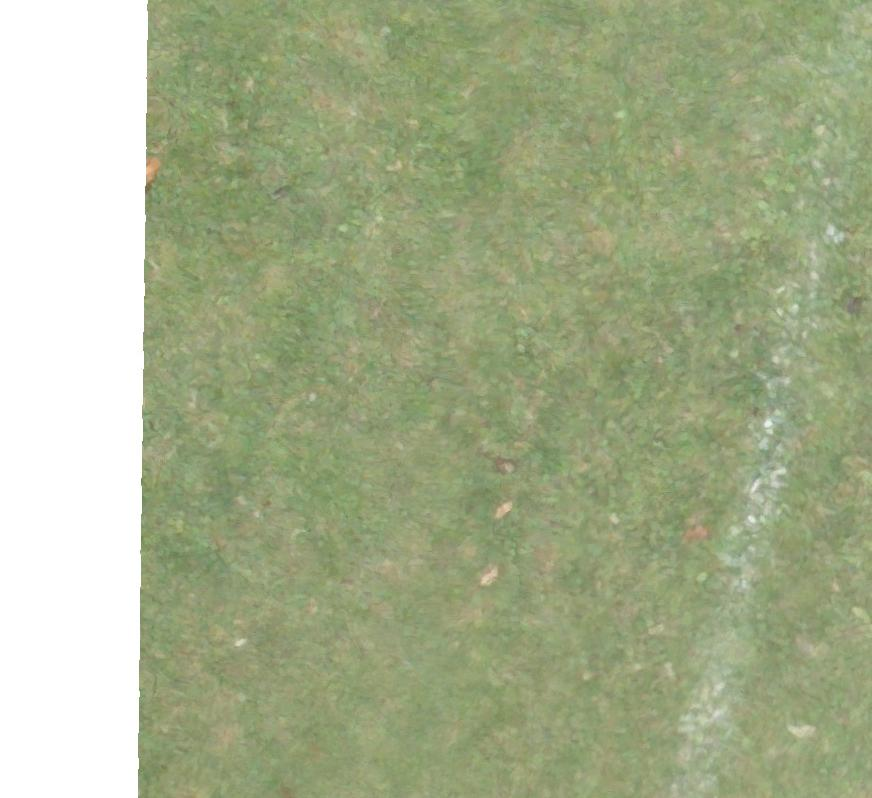
#> input picture BinghamtonDataset/train/images/M600_191105_F01_RGB_jpg.rf.03651152ba5020c073efd7790941d8b8.jpg, 872 x 798 px; its folder holds only this picture in this run
$ jupyter execute --allow-errors 'Comparing YOLOv5 Models.ipynb'   (shell and % lines are left out)
#> lines starting #> are read from the running program, lines starting #| are printed output that depends on the picture
# Imports and Setup

[cell 1]
import pandas as pd
import numpy as np
import matplotlib.pyplot as plt

[cell 2]
# for easily switching between classmates, we set up a computer_name variable and all used a uniform folder structure within
import os
computer_name = 'JoelAndersonDig'
os.chdir(f'C:\\Users\\{computer_name}')

# Installation Requirements and Environments
The following sets up environments and installs required packages.
## Requirements
To run YOLOv5, you need to have PyTorch installed, ideally with CUDA support for hardware acceleration via GPU. Next, you need to clone YOLOv5's git repository. Finally, you need to install the requirements.txt file from the YOLOv5 repo. That is a broad outline of what is needed to run YOLOv5.
## Our Steps
The following shows the steps we took to run this locally. *Note that we started out with Google Colab for this project but we had a cumulative over 24 hours of GPU processing for this project so we had to move our project to our local computers for the processing.*
The following commands may or may not work out of the box depending on the package managers you use for Python and the local environments you have set up.

[cell 3]
# !conda create -n yolov5 python=3.9

[cell 4]
# !pip install ipykernel

[cell 5]
# !python -m ipykernel install --user --name yolov5 --display-name "yolov5"

[cell 6]
# !pip install torch torchvision torchaudio --extra-index-url https://download.pytorch.org/whl/cu117

[cell 7]
# !git clone https://github.com/ultralytics/yolov5

[cell 8]
# !pip install -qr yolov5/requirements.txt  # install requirements for yolov5

[cell 9]
os.chdir('yolov5')

# Inspecting Images
Before we do much work on the images, let's explore what the raw images look like.

[cell 10]
import glob
image_paths = glob.glob('data\\otherdata\\train\\images\\*.jpg')

import matplotlib.image as mpimg

plt.figure(figsize=(8, 8))
for ctr, file_path in enumerate(image_paths[:4]):
    plt.subplot(2, 2, ctr + 1)
    image = mpimg.imread(os.path.join(file_path))
#> image is the input picture: shape (798, 872, 3); mean R, G, B 164.7, 174.6, 139.5
    plt.imshow(image)
    plt.axis('off')
    plt.title(f'Training Image {ctr+1}')

plt.show()

# Fine-tuning a YOLOv5 Model Using visDrone
As per YOLOv5's official documentation, we fine-tune visDrone using the maximum batch size our GPU supports using --batch -1.
We use 300 epochs using YOLOv5's SGD optimizer and their default recemmended learning rate (0.01), decay (0.0005) and momentum (0.937) with 3 warmup epochs.

[cell 11]
# fine-tune training YOLOv5 small
# !python train.py --img 640 --batch -1 --epochs 200 --data VisDrone.yaml --weights yolov5s.pt --name PTvisDroneSmall

[cell 12]
# fine-tune training YOLOv5 large
# !python train.py --img 640 --batch -1 --epochs 200 --data VisDrone.yaml --weights yolov5l.pt --name PTvisDroneLarge

#> (a cell that did not finish here is left out)

#> (a cell that did not finish here is left out)

#> (a cell that did not finish here is left out)

[cell 16]
# create function to calculate f1 score
def f1_scores(precision_vector, recall_vector):
    fs=[]
    for i in range(len(precision_vector)):
        fs.append(2* (precision_vector[i] * recall_vector[i])/(precision_vector[i] + recall_vector[i]))
    return fs

#> (a cell that did not finish here is left out)

[cell 18]
plt.figure(figsize=(12,8))
plt.subplot(2,3,1)
#> (the rest of this cell did not finish here and is left out)

# Fine-tuning a YOLOv5 Model using the Binghamton Landmine Dataset

[cell 19]
# fine-tune training YOLOv5 small using visDrone pre-trained weights
# python train.py --img 640 --batch 4 --epochs 150 --data Binghamton.yaml --weights runs/train/PTvisDroneSmall/weights/best.pt --name visDroneSmall

[cell 20]
# fine-tune training YOLOv5 large using visDrone pre-trained weights
# !python train.py --img 640 --batch 4 --epochs 150 --data Binghamton.yaml --weights runs/train/PTvisDroneLarge/weights/best.pt --name visDroneLarge

[cell 21]
# fine-tune training YOLOv5 small using COCO pre-trained weights
# !python train.py --img 640 --batch 4 --epochs 150 --data Binghamton.yaml --weights yolov5s.pt --name COCOSmall

[cell 22]
# fine-tune training YOLOv5 large using COCO pre-trained weights
# !python train.py --img 640 --batch 4 --epochs 150 --data Binghamton.yaml --weights yolov5l.pt --name COCOLarge

#> (a cell that did not finish here is left out)

#> (a cell that did not finish here is left out)

## COCO Small vs. Large

[cell 25]
plt.figure(figsize=(12,8))
plt.subplot(2,3,1)
#> (the rest of this cell did not finish here and is left out)

## VisDrone Small vs. Large

[cell 26]
plt.figure(figsize=(12,8))
plt.subplot(2,3,1)
#> (the rest of this cell did not finish here and is left out)

## Moving Average with the Above Combined
With fewer training images, we have jagged plots, so we use a moving average to smooth out the plots to make them more interpretable.
This may not help much so we didn't include it in our final report.

[cell 27]
# define moving average function with a default of 5 steps
def moving_average(x, w=5):
    return np.convolve(x, np.ones(w), 'valid') / w

[cell 28]
plt.figure(figsize=(12,8))
plt.subplot(2,3,1)
#> (the rest of this cell did not finish here and is left out)

# Comparing Results
The output below shows results for ksf-casing and pfm-1 classes. These refer to cassetes (large objects that distribute landmines while flying through the air) and pfm-1 (the landmines we are specifically trying to predict). We analyze the results for pfm-1s.

[cell 29]
# pulling results from 'test' images from above output for pfm-1
final_results = pd.DataFrame({
    'Weights': ['Small COCO', 'Small visDrone', 'Large COCO', 'Large visDrone'],
    'Precision': [0.423, 0.951, 0.498, 0.822],
    'Recall': [0.704, 0.722, 0.815, 0.683],
    'F1 Score': [0.528, 0.821, 0.618, 0.746],
    'mAP50': [0.578, 0.841, 0.792, 0.791],
    'mAP50:95': [0.351, 0.544, 0.493, 0.547]
})

[cell 30]
plot_df = final_results.T

# Set the "Weights" column as the new column names
plot_df.columns = plot_df.iloc[0]

# Drop the first row, which is now the duplicate of the new column names
plot_df = plot_df.drop(plot_df.index[0])

plot_df

[cell 31]
plot_df.plot.bar()
plt.ylabel('Accuracy (high is better)')
plt.legend(loc='lower left')
plt.show()
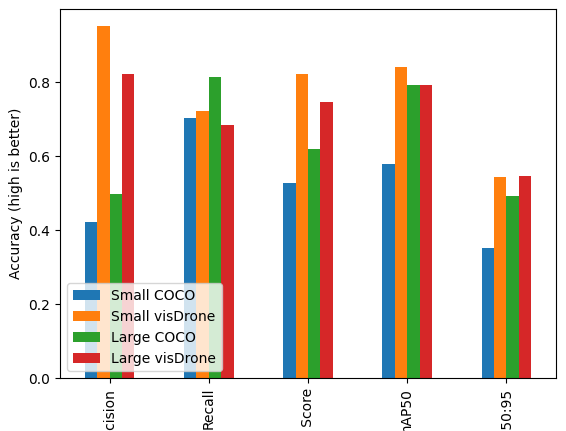
#> figure drawn by matplotlib, 1 panel; tallest bar 0.704 high, from x = 0.75 to 0.875; tallest bar 0.951 high, from x = -0.125 to 0; tallest bar 0.815 high, from x = 1 to 1.12

# Inference
Now we will run some detection on images from our test set to see how well the final model performs.

[cell 32]
# run detection for visDroneSmall

[cell 33]
# run detection for COCOSmall

## visDroneSmall vs. COCOSmall
Below we will see a comparison of the images for visDroneSmall vs. COCOSmall. Note that the visDroneSmall model correct detects the pfm-1 with 100% confidence whereas the COCOSmall does not meet the confidence threshold (0.25) to identify the same pfm-1. This shows the power of fine-tuning with the visDrone dataset compared to fine-tuning with COCO alone.

[cell 34]
# load images
image_visDroneSmall = plt.imread('runs\\detect\\visDroneSmall\\Phan4_200316_F02_RGB_jpg.rf.0a8faf0afbea50a28e32a08b1b7dd6f7.jpg')
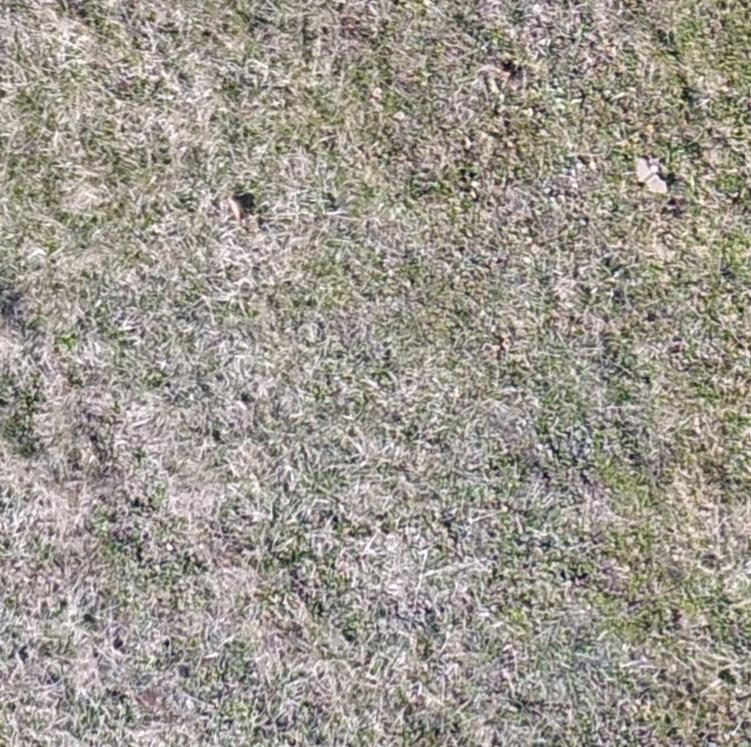
#> input picture BinghamtonDataset/test/images/Phan4_200316_F02_RGB_jpg.rf.0a8faf0afbea50a28e32a08b1b7dd6f7.jpg, 751 x 747 px, found by its file name
#> image_visDroneSmall is the input picture: shape (747, 751, 3); mean R, G, B 157.3, 152, 142.4
image_COCOSmall = plt.imread('runs\\detect\\COCOSmall\\Phan4_200316_F02_RGB_jpg.rf.0a8faf0afbea50a28e32a08b1b7dd6f7.jpg')

# display images
plt.figure(figsize=(10,5))

plt.subplot(1,2,1)
plt.imshow(image_visDroneSmall)
plt.title('Inference with visDroneSmall')
plt.ylabel('Image 1')
plt.xticks([])
plt.yticks([])

plt.subplot(1,2,2)
plt.imshow(image_COCOSmall)
plt.title('Inference with COCOSmall')
plt.xticks([])
plt.yticks([])

plt.show()
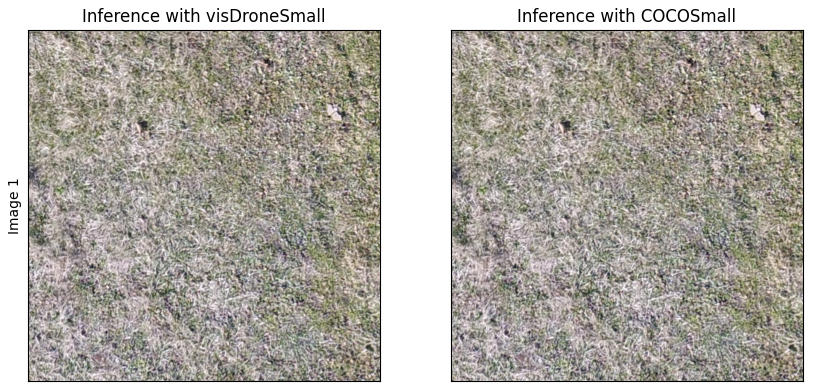
#> figure drawn by matplotlib, 2 panels
